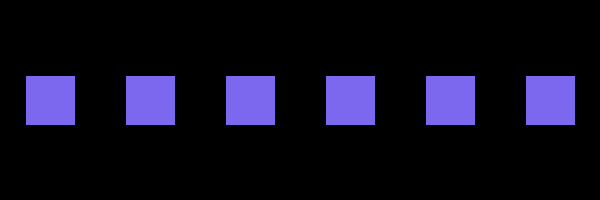
Frame 1 (no input)
Frame 60 (the mouse pressed at the canvas centre just before this capture): identical to frame 1, image omitted
Frame 120 (the mouse held since frame 60 and released just before this capture): identical to frame 1, image omitted

The Processing sketch that drew this single still picture (run headless with seeded random() and noise(); from frame 60 on, the mouse is pressed at the canvas centre):

// Processing sketch: day19
// ── day19.pde
//Array of buttons :)
Button[] buttons = new Button[6];
void setup(){
  size(600,200);
  for(int i=0;i<buttons.length;i++){
    buttons[i] = new Button(i*100+25,height/2-25, 50,50);
  }
}
void draw(){
  background(0);
  for(int i=0;i<buttons.length;i++){
    buttons[i].display();
  }
}
void mousePressed(){
  for(int i=0;i<buttons.length;i++){
    buttons[i].click(mouseX, mouseY);
  }
}



//( ͡° ͜ʖ ͡°)( ͡° ͜ʖ ͡°)( ͡° ͜ʖ ͡°)( ͡° ͜ʖ ͡°)( ͡° ͜ʖ ͡°)( ͡° ͜ʖ ͡°)( ͡° ͜ʖ ͡°)( ͡° ͜ʖ ͡°)( ͡° ͜ʖ ͡°)( ͡° ͜ʖ ͡°)( ͡° ͜ʖ ͡°)( ͡° ͜ʖ ͡°)( ͡° ͜ʖ ͡°)( ͡° ͜ʖ ͡°)( ͡° ͜ʖ ͡°)( ͡° ͜ʖ ͡°)
// ── SteelButtons.pde
class Button {
  //Button size and lcoation
  float x;
  float y;
  float w;
  float h;
  //is the button on or off?
  boolean on;

  //Constructor that initializes all variables
  Button(float x_, float y_, float w_, float h_) {
    x = x_;
    y = y_;
    w = w_;
    h = h_;
    on = false; //button starts as off >-<
  }
  void click(int mx, int my) {
    //is our point inside the rectangle
    if (mx > x && mx < x + w && my > y && my < y + h) {
      on = !on;
    }
  }
  //Draw the rectangle/button
  void display() {
    rectMode(CORNER);
    stroke(0);
    if (on) {
      fill(175);
    } else {
      fill(123, 104, 238);
    }
    rect(x, y, w, h);
  }
}
